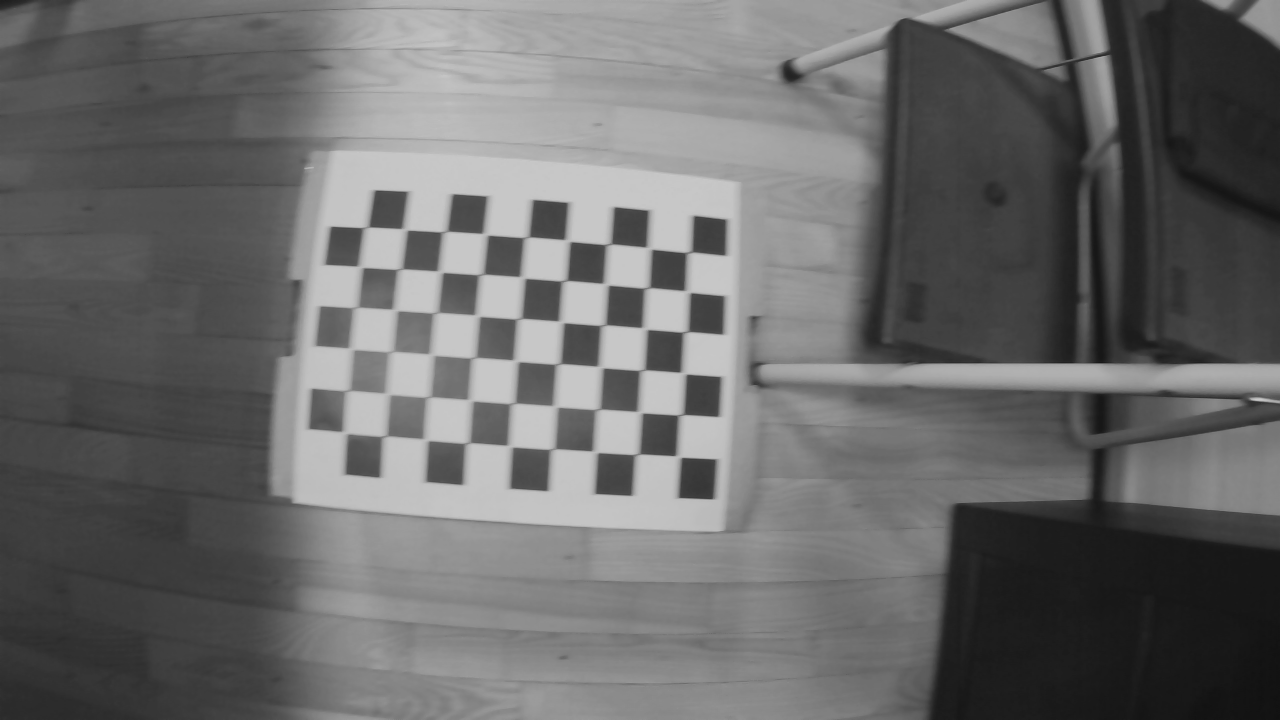
#> input picture Project_week_4/mynteye/left-0011.png, 1280 x 720 px, found by its file name
$ jupyter execute --allow-errors project4.ipynb   (older library calls are emulated)
#> lines starting #> are read from the running program, lines starting #| are printed output that depends on the picture
[cell 1]
import numpy as np
import cv2
import glob
import matplotlib.pyplot as plt

[cell 2]
def drawlines(img1,img2,lines,pts1,pts2):
    ''' img1 - image on which we draw the epilines for the points in img2
        lines - corresponding epilines '''
    r,c = img1.shape
    img1 = cv2.cvtColor(img1,cv2.COLOR_GRAY2BGR)
    img2 = cv2.cvtColor(img2,cv2.COLOR_GRAY2BGR)
    for r,pt1,pt2 in zip(lines,pts1,pts2):
        color = tuple(np.random.randint(0,255,3).tolist())
        x0,y0 = map(int, [0, -r[2]/r[1] ])
        x1,y1 = map(int, [c, -(r[2]+r[0]*c)/r[1] ])
        img1 = cv2.line(img1, (x0,y0), (x1,y1), color,2)
        img1 = cv2.circle(img1,tuple(pt1),5,color,-1)
        img2 = cv2.circle(img2,tuple(pt2),5,color,-1)
    return img1,img2

[cell 3]
# LOAD IMAGES
img1 = cv2.imread('/home/hhauter/Documents/S23/Perception/34759-Perception-Exercises/Project_week_4/rs/left-0011.png')
#> img1 is the input picture: shape (720, 1280, 3); min 17, max 201, mean 105.7
img2 = cv2.imread('/home/hhauter/Documents/S23/Perception/34759-Perception-Exercises/Project_week_4/rs/right-0011.png')
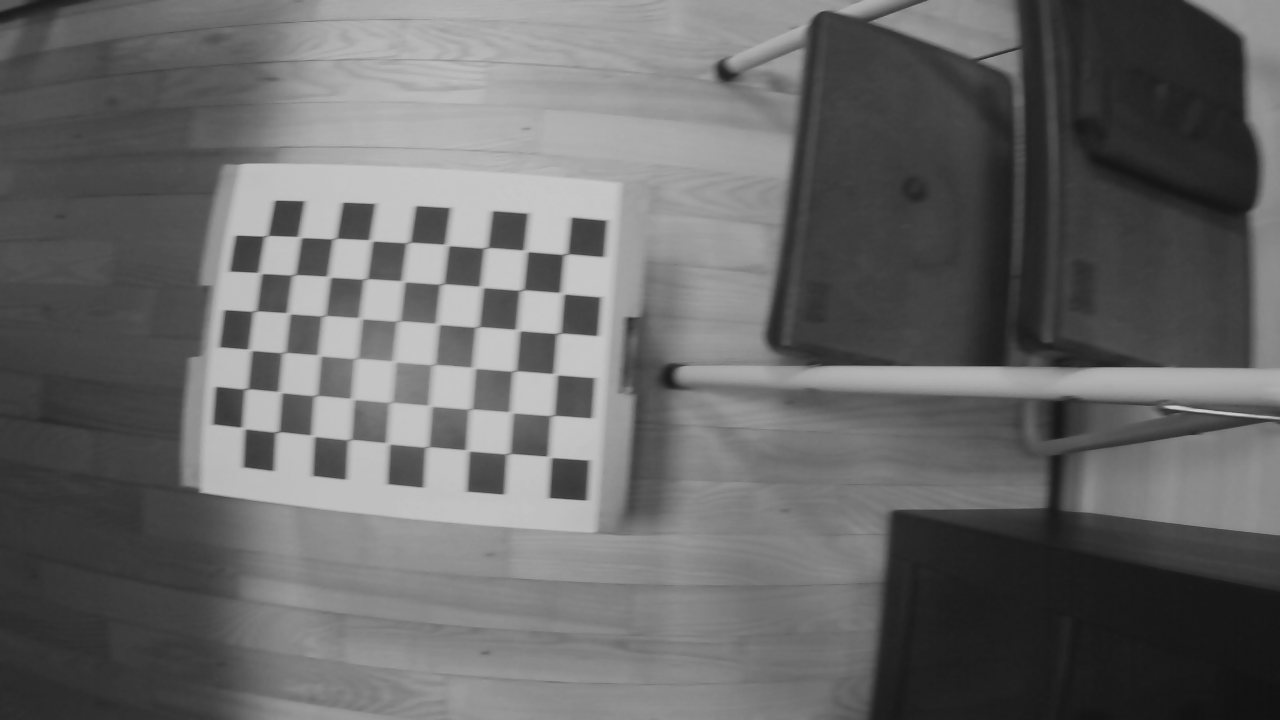
#> input picture Project_week_4/mynteye/right-0011.png, 1280 x 720 px, found by its file name
#> img2 is the input picture: shape (720, 1280, 3); min 17, max 201, mean 103.9

img1 = cv2.cvtColor(img1, cv2.COLOR_BGR2GRAY)
#> img1: shape (720, 1280)
img2 = cv2.cvtColor(img2, cv2.COLOR_BGR2GRAY)
#> img2: shape (720, 1280)

plt.gray()
fig, ax = plt.subplots(nrows=1, ncols=2, figsize=(18,18))
ax[0].imshow(img1)
ax[0].set_title('Image 1')
ax[1].imshow(img2)
ax[1].set_title('Image 2')
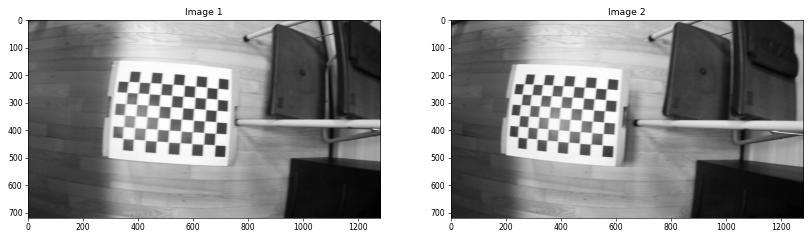
#> figure drawn by matplotlib, 2 panels

[cell 4]
# UNDISTORD IMAGES
nb_vertical = 6
nb_horizontal = 9

# prepare object points, like (0,0,0), (1,0,0), (2,0,0) ....,(6,5,0)
objp = np.zeros((nb_horizontal*nb_vertical,3), np.float32)
objp[:,:2] = np.mgrid[0:nb_vertical,0:nb_horizontal].T.reshape(-1,2)

# Arrays to store object points and image points from all the images.
objpoints = [] # 3d point in real world space
imgpoints_left = [] # 2d points in image plane.
imgpoints_right = [] # 2d points in image plane.

####################################### CAREFULL DEAR LINUX USERS ################################################
images_left = sorted(glob.glob('/home/hhauter/Documents/S23/Perception/34759-Perception-Exercises/Project_week_4/rs/left-*.png'))
images_right = sorted(glob.glob('/home/hhauter/Documents/S23/Perception/34759-Perception-Exercises/Project_week_4/rs/right-*.png'))
#> (the rest of this cell did not finish here and is left out)

#> (a cell that did not finish here is left out)

#> (a cell that did not finish here is left out)

[cell 7]
# DETECT KEYPOINTS: SIFT AND FLANN
sift = cv2.SIFT_create()
#> (the rest of this cell did not finish here and is left out)

[cell 8]
# GET ROTATION AND TRANSLATION (as well as fundamental and essential matrix)
imgpoints_left = np.array(imgpoints_left, dtype=np.float32)
imgpoints_right = np.array(imgpoints_right, dtype=np.float32)
objpoints = np.array(objpoints, dtype=np.float32)
#> (the rest of this cell did not finish here and is left out)

#> (a cell that did not finish here is left out)

#> (a cell that did not finish here is left out)

[cell 11]
plt.gray()
fig, ax = plt.subplots(nrows=2, ncols=2, figsize=(18,18))
#> (the rest of this cell did not finish here and is left out)

#> (a cell that did not finish here is left out)

[cell 13]
h1, w1 = img1.shape
#> h1 = 720; w1 = 1280
h2, w2 = img2.shape
#> h2 = 720; w2 = 1280
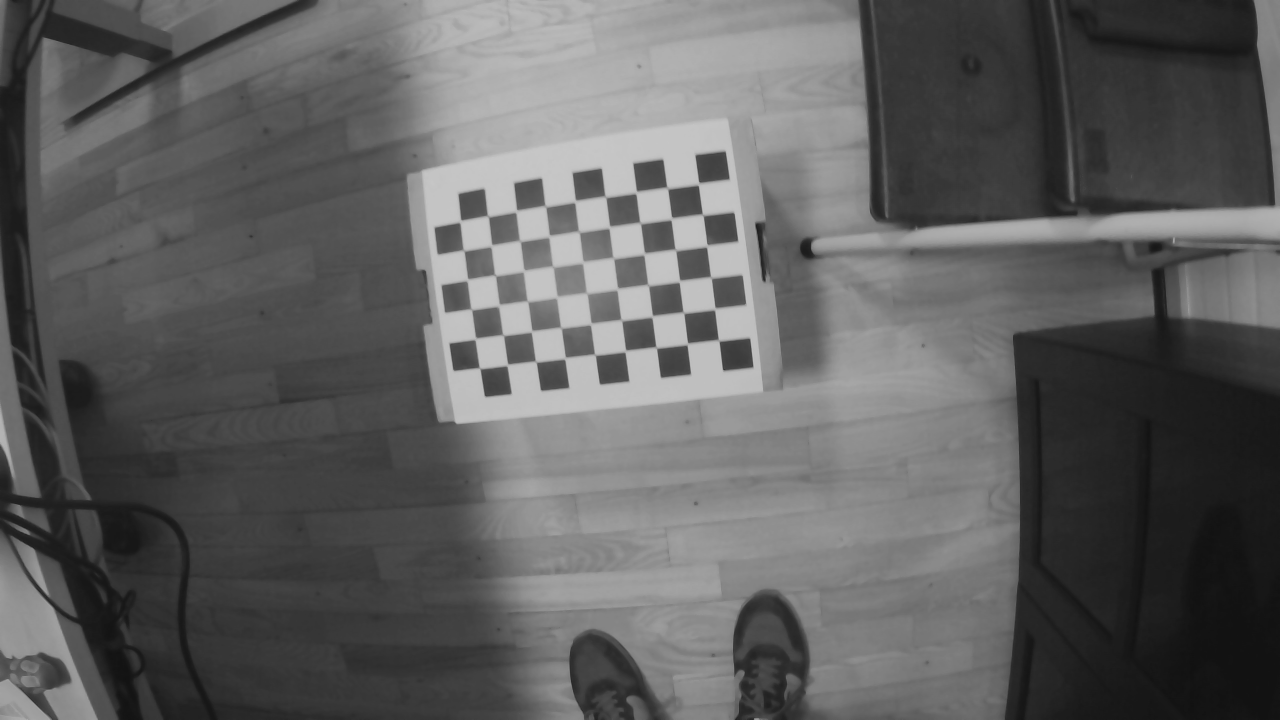
#> input picture Project_week_4/mynteye/left-0005.png, 1280 x 720 px
#> further down, img_left is the input picture: shape (720, 1280, 3); min 17, max 199, mean 95.3
#> `ret, corners_left = cv2.findChessboardCorners(gray_left, (nb_vertical,..`: ret = True; corners_left = 54 rows, first 8: [698.3, 185.8], [702, 213.7], [706.9, 246], [711, 277.5], [714.5, 310.5], [719.3, 341.3], [667.9, 190], [672, 219]
#> `ret, corners_right = cv2.findChessboardCorners(gray_right, (nb_vertica..`: corners_right = 54 rows, first 8: [566, 254], [561.5, 293.5], [559, 333.3], [555.5, 374], [552, 415.5], [550, 456.5], [526, 250.5], [521.3, 290.3]
#> (the rest of this cell did not finish here and is left out)

[cell 14]
# [21 lines of commented-out code are left out]

[cell 15]
# FISHEYE

# LOAD IMAGES
img1 = cv2.imread('/home/hhauter/Documents/S23/Perception/34759-Perception-Exercises/Project_week_4/mynteye/left-0011.png')
img2 = cv2.imread('/home/hhauter/Documents/S23/Perception/34759-Perception-Exercises/Project_week_4/mynteye/right-0011.png')

img1 = cv2.cvtColor(img1, cv2.COLOR_BGR2GRAY)
img2 = cv2.cvtColor(img2, cv2.COLOR_BGR2GRAY)

plt.gray()
fig, ax = plt.subplots(nrows=1, ncols=2, figsize=(18,18))
ax[0].imshow(img1)
ax[0].set_title('Image 1')
ax[1].imshow(img2)
ax[1].set_title('Image 2')

[cell 16]
# UNDISTORD IMAGES
nb_vertical = 6
nb_horizontal = 9

# prepare object points, like (0,0,0), (1,0,0), (2,0,0) ....,(6,5,0)
objp = np.zeros((nb_horizontal*nb_vertical,3), np.float32)
objp[:,:2] = np.mgrid[0:nb_vertical,0:nb_horizontal].T.reshape(-1,2)

# Arrays to store object points and image points from all the images.
objpoints = [] # 3d point in real world space
imgpoints_left = [] # 2d points in image plane.
imgpoints_right = [] # 2d points in image plane.

####################################### CAREFULL DEAR LINUX USERS ################################################
images_left = sorted(glob.glob('/home/hhauter/Documents/S23/Perception/34759-Perception-Exercises/Project_week_4/mynteye/left-*.png'))
images_right = sorted(glob.glob('/home/hhauter/Documents/S23/Perception/34759-Perception-Exercises/Project_week_4/mynteye/right-*.png'))
assert images_left
assert images_right


#> (the rest of this cell did not finish here and is left out)

[cell 17]
# UNDISTORD FISHEYE
#https://medium.com/@kennethjiang/calibrate-fisheye-lens-using-opencv-333b05afa0b0

# FishEye flags
calibration_flags = cv2.fisheye.CALIB_RECOMPUTE_EXTRINSIC+cv2.fisheye.CALIB_CHECK_COND+cv2.fisheye.CALIB_FIX_SKEW

# https://github.com/opencv/opencv/issues/9150#issuecomment-674664643
objpoints_new = np.expand_dims(np.asarray(objpoints), -2)

# imgpoints_left = np.array(imgpoints_left, dtype=np.float64)
# imgpoints_right = np.array(imgpoints_right, dtype=np.float64)
# Calibrate Left
N_OK = len(objpoints)
K_left = np.zeros((3, 3))
D_left = np.zeros((4, 1))
K_right = np.zeros((3, 3))
D_right = np.zeros((4, 1))
rvecs = [np.zeros((1, 1, 3), dtype=np.float64) for i in range(N_OK)]
tvecs = [np.zeros((1, 1, 3), dtype=np.float64) for i in range(N_OK)]
rms, K_left, dist_left, _, _ = cv2.fisheye.calibrate(
        objpoints_new,
        imgpoints_left,
        gray_left.shape[::-1],
        K_left,
        D_left,
        rvecs,
        tvecs,
        calibration_flags,
        (cv2.TERM_CRITERIA_EPS+cv2.TERM_CRITERIA_MAX_ITER, 30, 1e-6)
    )
#> rms = 1.15; K_left = [[1036.5, 0, 655], [0, 1039.8, 344.5], [0, 0, 1]]; dist_left = [1.49, -168.4, 4738, -42375.1]
rms, K_right, dist_right, _, _ =  cv2.fisheye.calibrate(
    objpoints_new,
    imgpoints_right,
    gray_right.shape[::-1],
    K_right,
    D_right,
    rvecs,
    tvecs,
    calibration_flags,
    (cv2.TERM_CRITERIA_EPS+cv2.TERM_CRITERIA_MAX_ITER, 30, 1e-6)
)
#> rms = 0.433; K_right = [[762.6, 0, 693.1], [0, 751.5, 369.5], [0, 0, 1]]; dist_right = [-0.242, 1.39, -4.7, 5.62]
h,  w = img1.shape[:2]
#> h = 720; w = 1280
# K_left, roi = cv2.getOptimalNewCameraMatrix(mtx_left,dist_left,(w,h),1,(w,h))
# K_right, roi = cv2.getOptimalNewCameraMatrix(mtx_right,dist_right,(w,h),1,(w,h))

[cell 18]
# Rectify
# map1_left, map2_left = cv2.fisheye.initUndistortRectifyMap(K_left, D_left, np.eye(3), K_left, gray_left.shape[::-1], cv2.CV_16SC2)
# map1_right, map2_right = cv2.fisheye.initUndistortRectifyMap(K_right, D_right, np.eye(3), K_right, gray_left.shape[::-1], cv2.CV_16SC2)

[cell 19]
print(np.array(imgpoints_left).shape)
#| (1, 54, 1, 2)

[cell 20]
N_OK = len(objpoints)
# objpoints = np.expand_dims(np.asarray(objpoints), -2)

objpoints = np.array([objpoints]*N_OK, dtype=np.float64)
objpoints = cv2.Mat(np.reshape(objpoints, (N_OK, -1, 3)), wrap_channels=3)

imgpoints_left = np.asarray(imgpoints_left, dtype=np.float64)
imgpoints_left = cv2.Mat(np.reshape(imgpoints_left, (N_OK, -1, 2)), wrap_channels=2)
#> imgpoints_left = 54 pairs, first value 461 to 719.3, second value 185.8 to 368

imgpoints_right = np.asarray(imgpoints_right, dtype=np.float64)
imgpoints_right = cv2.Mat(np.reshape(imgpoints_right, (N_OK, -1, 2)), wrap_channels=2)
#> imgpoints_right = 54 pairs, first value 242.5 to 566, second value 235.5 to 456.5

TERMINATION_CRITERIA = (cv2.TERM_CRITERIA_EPS+cv2.TERM_CRITERIA_MAX_ITER, 30, 0.01)
OPTIMIZE_ALPHA = 0.25
(RMS, _, _, _, _, rotationMatrix, translationVector) = cv2.fisheye.stereoCalibrate(
        objpoints, imgpoints_left, imgpoints_right,
        K_left, dist_left,
        K_right, dist_right,
        gray_left.shape[::-1], None, None,
        cv2.CALIB_FIX_INTRINSIC, TERMINATION_CRITERIA)
#> RMS = 0.87; rotationMatrix = [[0.929, -0.145, -0.341], [0.215, 0.96, 0.177], [0.302, -0.238, 0.923]]; translationVector = [5.9, -4.03, -13.3]


R1 = np.zeros([3,3])
R2 = np.zeros([3,3])
P1 = np.zeros([3,4])
P2 = np.zeros([3,4])
Q = np.zeros([4,4])

(leftRectification, rightRectification, leftProjection, rightProjection,
        dispartityToDepthMap) = cv2.fisheye.stereoRectify(
                K_left, dist_left,
                K_right, dist_right,
                gray_left.shape[::-1], rotationMatrix, translationVector,
                0, R2, P1, P2, Q,
                cv2.CALIB_ZERO_DISPARITY, (0,0) , 0, 0)
#> leftRectification = [[0.0396, -0.103, -0.994], [0.266, 0.96, -0.0893], [0.963, -0.261, 0.0655]]; rightRectification = [[0.391, -0.267, -0.881], [0.139, 0.963, -0.231], [0.91, -0.032, 0.413]]; leftProjection = [[nan, 0, nan, 0], [0, nan, nan, 0], [0, 0, 1, 0]]; rightProjection = [[nan, 0, 947.7, nan], [0, nan, nan, 0], [0, 0, 1, 0]]; dispartityToDepthMap = [[1, 0, 0, nan], [0, 1, 0, nan], [0, 0, 0, nan], [0, 0, -0.0662, nan]]


leftMapX, leftMapY = cv2.fisheye.initUndistortRectifyMap(
        K_left, dist_left, leftRectification,
        leftProjection, gray_left.shape[::-1], cv2.CV_16SC2)
#> leftMapY: shape (720, 1280) uint16; every value is 0
rightMapX, rightMapY = cv2.fisheye.initUndistortRectifyMap(
        K_right, dist_right, rightRectification,
        rightProjection, gray_left.shape[::-1], cv2.CV_16SC2)

[cell 21]
left_rectified = cv2.remap(img1, leftMapX, leftMapY, cv2.INTER_LINEAR)
#> left_rectified: shape (720, 1280); every value is 31
right_recified = cv2.remap(img2, rightMapX, rightMapY, cv2.INTER_LINEAR)
#> right_recified: shape (720, 1280); every value is 88

[cell 22]
plt.gray()
fig, ax = plt.subplots(nrows=2, ncols=2, figsize=(18,18))
ax[0,0].imshow(img1)
ax[0,0].set_title('Image 1')
ax[0,1].imshow(img2)
ax[0,1].set_title('Image 2')
ax[1,0].imshow(left_rectified)
ax[1,0].set_title('Rectified Image 1')
ax[1,1].imshow(right_recified)
ax[1,1].set_title('Rectivied Image 2')
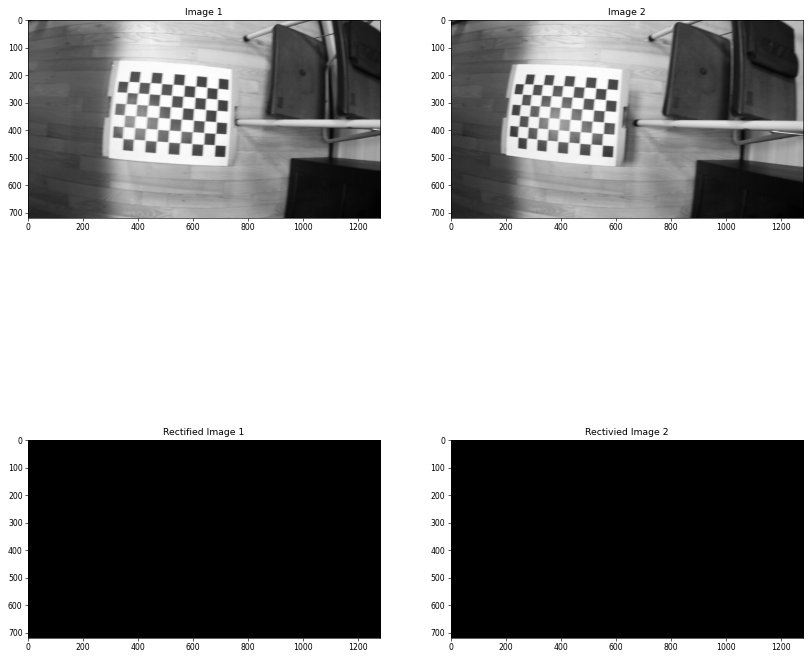
#> figure drawn by matplotlib, 4 panels
